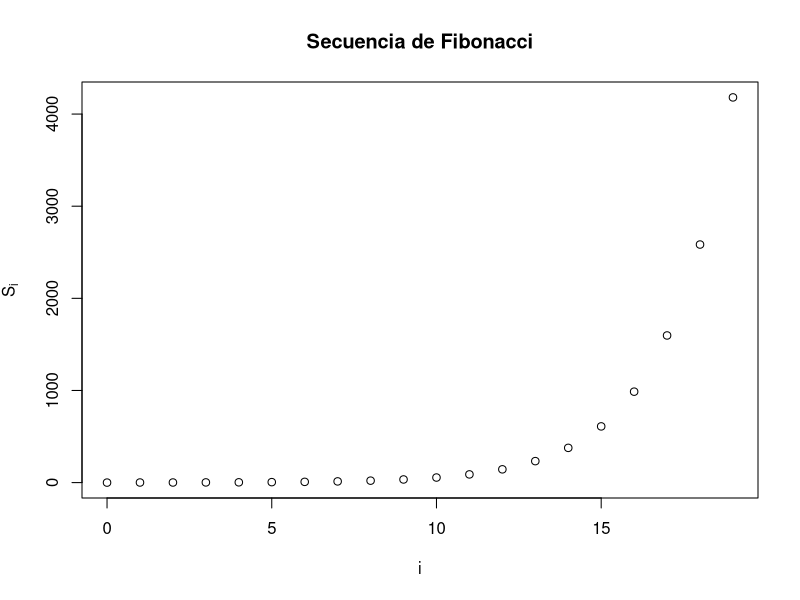

Write the R code that produced this figure.
## ---- chunk 1
fibo <- c(0, 1, 1, 2, 3, 5, 8, 13, 21, 34, 55, 89, 144, 233, 377, 610, 987, 1597, 2584, 4181)
i <- 0:19
plot(fibo ~ i, main="Secuencia de Fibonacci", ylab=expression(S[i]), xlab="i")
## ---- chunk 2
fibonacci <- function(n = 20) {
  fibo <- numeric(n)
  fibo[2] <- 1
  for (i in 3:n) {
    fibo[i] <- fibo[i - 1] + fibo[i - 2]
  }
  fibo
}
## ---- chunk 3
fibonacci(13)
